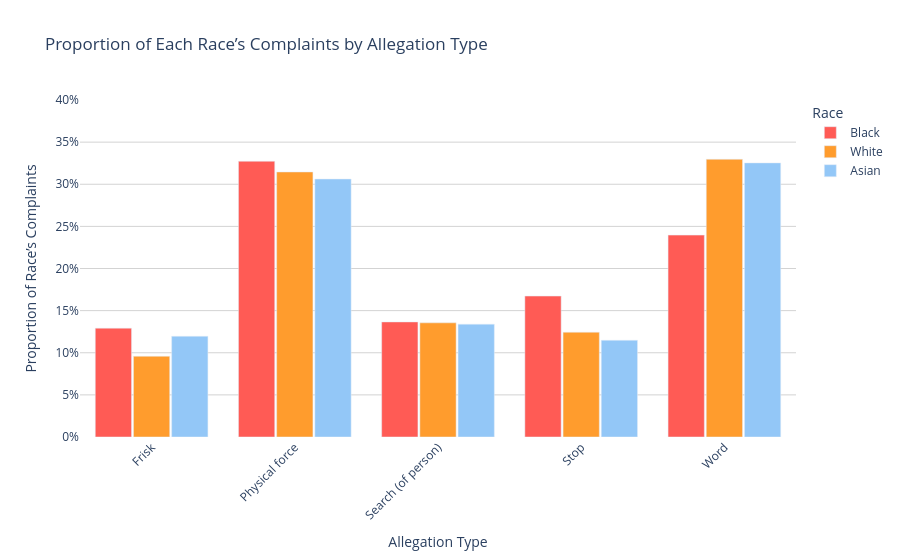

This figure's notebook cell:
### Code cell
import pandas as pd
import plotly.express as px

# Filter to relevant races
target_races = ['Black', 'White', 'Asian']
filtered_df = df[df['complainant_ethnicity'].isin(target_races)]

# Get top 5 allegations by overall frequency
top_allegations = filtered_df['allegation'].value_counts().nlargest(5).index
filtered_df = filtered_df[filtered_df['allegation'].isin(top_allegations)]

# Total complaints per race
total_by_race = filtered_df.groupby('complainant_ethnicity').size().to_dict()

# Count by allegation + race
grouped = (
    filtered_df.groupby(['allegation', 'complainant_ethnicity'])
    .size()
    .reset_index(name='count')
)

# Add proportion
grouped['proportion'] = grouped.apply(
    lambda row: row['count'] / total_by_race[row['complainant_ethnicity']],
    axis=1
)

# Ensure ordering is consistent
race_order = ['Black', 'White', 'Asian']
grouped['complainant_ethnicity'] = pd.Categorical(grouped['complainant_ethnicity'], categories=race_order, ordered=True)

# Plot with custom colors
fig = px.bar(
    grouped,
    x='allegation',
    y='proportion',
    color='complainant_ethnicity',
    category_orders={'complainant_ethnicity': race_order},
    color_discrete_map={
        'Black': '#ff5b55',
        'White': '#ff9c2d',
        'Asian': '#93c7f7'
    },
    barmode='group',
    title='Proportion of Each Race’s Complaints by Allegation Type',
    labels={
        'allegation': 'Allegation Type',
        'proportion': 'Proportion of Race’s Complaints',
        'complainant_ethnicity': 'Race'
    }
)

fig.update_layout(
    xaxis_tickangle=-45,
    yaxis_tickformat='.0%',
    plot_bgcolor='white',
    yaxis=dict(
        gridcolor='lightgray',
        range=[0, 0.4]  # ✅ sets y-axis to go from 0 to 40%
    ),
    bargroupgap=0.05
)
fig.show()

### Figure 1 — Plotly figure (JSON) as saved in the notebook; plotly's stock layout.template omitted (floating-point values rounded to 4 significant figures)
{"data": [{"alignmentgroup": "True", "hovertemplate": "Race=Black<br>Allegation Type=%{x}<br>Proportion of Race’s Complaints=%{y}<extra></extra>", "legendgroup": "Black", "marker": {"color": "#ff5b55", "pattern": {"shape": ""}}, "name": "Black", "offsetgroup": "Black", "orientation": "v", "showlegend": true, "textposition": "auto", "type": "bar", "x": ["Frisk", "Physical force", "Search (of person)", "Stop", "Word"], "xaxis": "x", "y": [0.1292, 0.3273, 0.1366, 0.1673, 0.2396], "yaxis": "y"}, {"alignmentgroup": "True", "hovertemplate": "Race=White<br>Allegation Type=%{x}<br>Proportion of Race’s Complaints=%{y}<extra></extra>", "legendgroup": "White", "marker": {"color": "#ff9c2d", "pattern": {"shape": ""}}, "name": "White", "offsetgroup": "White", "orientation": "v", "showlegend": true, "textposition": "auto", "type": "bar", "x": ["Frisk", "Physical force", "Search (of person)", "Stop", "Word"], "xaxis": "x", "y": [0.09588, 0.3146, 0.1355, 0.1244, 0.3296], "yaxis": "y"}, {"alignmentgroup": "True", "hovertemplate": "Race=Asian<br>Allegation Type=%{x}<br>Proportion of Race’s Complaints=%{y}<extra></extra>", "legendgroup": "Asian", "marker": {"color": "#93c7f7", "pattern": {"shape": ""}}, "name": "Asian", "offsetgroup": "Asian", "orientation": "v", "showlegend": true, "textposition": "auto", "type": "bar", "x": ["Frisk", "Physical force", "Search (of person)", "Stop", "Word"], "xaxis": "x", "y": [0.1196, 0.3062, 0.134, 0.1148, 0.3254], "yaxis": "y"}], "layout": {"bargroupgap": 0.05, "barmode": "group", "legend": {"title": {"text": "Race"}, "tracegroupgap": 0}, "plot_bgcolor": "white", "title": {"text": "Proportion of Each Race’s Complaints by Allegation Type"}, "xaxis": {"anchor": "y", "domain": [0, 1], "tickangle": -45, "title": {"text": "Allegation Type"}}, "yaxis": {"anchor": "x", "domain": [0, 1], "gridcolor": "lightgray", "range": [0, 0.4], "tickformat": ".0%", "title": {"text": "Proportion of Race’s Complaints"}}}}
